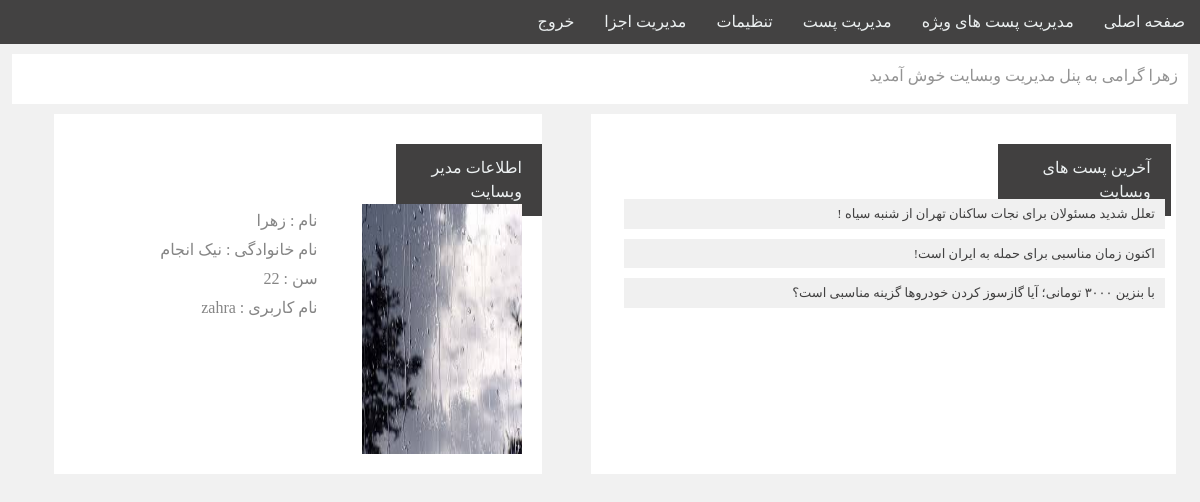
Page /admin/panel.php?adminid=1 (signed in) on the committed database.
### tables this page shows
CREATE TABLE `post` (
  `id` int(11) NOT NULL,
  `title` varchar(100) NOT NULL,
  `src` varchar(100) NOT NULL,
  `content` varchar(5000) NOT NULL
);

### admin/panel.php (the view, shortened to what this page needs)
<?php include("menu.php"); ?>
	<div class="wellcomadmin">
		<p><?php echo $_COOKIE["admin"]; ?> گرامی به پنل مدیریت وبسایت خوش آمدید</p>
	</div>
<div class="clearfix row container-fluid col-12 text-right">
	<div class="lastpostbox col-md-6 col-sm-12 col-xl-6" >
		<div class="lastpostTitle">
			<p>آخرین پست های وبسایت</p>
		</div>
			<ul>
<?php
$post="SELECT * FROM  `post` ORDER BY  `id` DESC ;";
$postresult=mysqli_query($connect,$post);
while($postfetch=mysqli_fetch_assoc($postresult))
{
?>
				<li><a href=<?php echo "../readmore.php?postid=$postfetch[id]" ?>><?php echo $postfetch["title"]; ?></a></li>
<?php
			}
		?>
			</ul>
	</div>
	<div class="admin col-md-5 col-sm-12 col-xl-5 pull-left">
		<div class="lastpostTitle">
			<p>اطلاعات مدیر وبسایت</p>
		</div>
        <?php
		$adminid=$_GET["adminid"];
		$admin="select * from admin where id=$adminid";
		$adminresult=mysqli_query($connect,$admin);
		if($adminresult)
		{
			$adminfetch=mysqli_fetch_assoc($adminresult);
		?>
		<div class="content row col-12">
		<div class="adminImg col-md-12 col-sm-12 col-xl-5">
			<img src=<?php echo $adminfetch["img"]; ?>>
		</div>
		<div class="adminPropertis col-md-12 col-sm-12 col-xl-6">
			<ul>
				<li><p>نام : <?php echo $adminfetch["fname"]; ?> </p></li>
				<li><p>نام خانوادگی : <?php echo $adminfetch["lname"]; ?> </p></li>
				<li><p>سن : <?php echo $adminfetch["age"]; ?> </p></li>
				<li><p>نام کاربری : <?php echo $adminfetch["username"]; ?> </p></li>
			</ul>
            <?php
		}
			?>
		</div>
	</div>
	</div>
</div>
</body>
</html>

### css/panel.css (style rules this page uses)
*,div,p,ul { padding:0px; margin:0px; }
body { font-family:"b yekan"; background: #f1f1f1; direction: rtl; }
a,li { text-decoration: none; transition: all 0.3s ease-in-out; color: #ecf0f1; padding: 0px; margin: 0; }
li { float: right; list-style: none; }
p { color: #ecf0f1; }
.wellcomadmin { float: right; width: 98%; height: 50px; background: #fff; margin: 10px 1%; }
.wellcomadmin p { float: right; margin: 10px; color: #939393; }
.lastpostbox { margin: 0 auto; height: auto; background: #fff; padding: 10px 5px; }
.lastpostTitle { width: 100%; height: 50px; margin: 20px 0 0; }
.lastpostTitle p { width: 30%; padding: 12px 20px; background: #414040; }
.lastpostbox ul li { float: none; }
.lastpostbox ul li a { float: right; color: #414040; width: 94%; background: #f0f0f0; margin: 5px 1%; padding: 5px 10px; font-size: 13px; }
.admin { margin: 0 auto; background: #fff; padding:10px 0; }
.adminImg { float: right; height: 250px; margin: 10px 1%; }
.adminImg img { width: 100%; height: 100%; }
.adminPropertis { float: right; height: 250px; margin: 10px 1%; }
.adminPropertis ul li { float: none; margin: 5px; }
.adminPropertis ul li p { color: #858585; }

### rows in the picture
post: title "تعلل شدید مسئولان برای نجات ساکنان تهران از شنبه سیاه !"
post: title "اکنون زمان مناسبی برای حمله به ایران است!"
post: title "با بنزین ۳۰۰۰ تومانی؛ آیا گازسوز کردن خودرو‌ها گزینه مناسبی است؟"

### other values in the picture
$_COOKIE["admin"] "زهرا"
$adminfetch["fname"] "زهرا"
$adminfetch["lname"] "نیک انجام"
$adminfetch["age"] "22"
$adminfetch["username"] "zahra"
